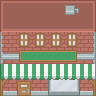

The image is a tile-based game level rendered from a .tmx file. Its description and complete source (layers, tilesets, objects, tile grids) follow:
An orthogonal 6x6 tile map with 16x16 px tiles, 2 tile layers (Capa de Patrones 1, Capa de patrones 2).

<map version="1.2" tiledversion="1.2.0" orientation="orthogonal" renderorder="left-up" width="6" height="6" tilewidth="16" tileheight="16" infinite="0" nextlayerid="3" nextobjectid="1">
 <tileset firstgid="1" source="rogue.tsx" />
 <layer id="1" name="Capa de Patrones 1" width="6" height="6">
  <data encoding="csv">
1,3,3,3,3,2,
38,40,40,40,40,39,
187,188,188,188,188,189,
261,262,262,262,262,263,
187,188,188,347,349,189,
298,299,299,384,386,300
</data>
 </layer>
 <layer id="2" name="Capa de patrones 2" width="6" height="6">
  <data encoding="csv">
0,0,0,0,547,0,
0,0,0,0,0,0,
0,618,618,618,618,0,
0,180,181,181,182,0,
431,432,432,432,432,433,
466,1020,0,0,0,467
</data>
 </layer>
</map>